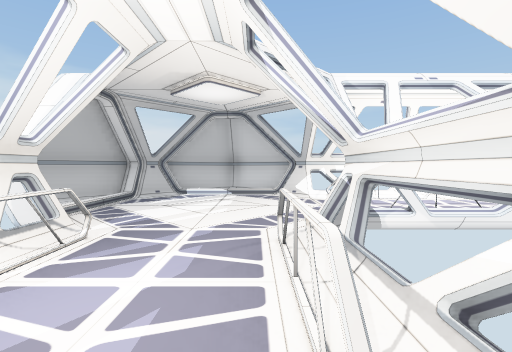
View 1 (above)

17 first-person views from a walk through a Unity game level. The camera is 1.2 m above the floor, tilts 2° down and sees 85° across. The floor is counted in squares, 2 m on a side. Each view is taken from the middle of a square. On the plan, view 1 faces up. The plan holds only what a view shows up to about 9 squares ahead; the rest is blank. The place goes on beyond the plan. Some animated figures are not drawn.

View 2
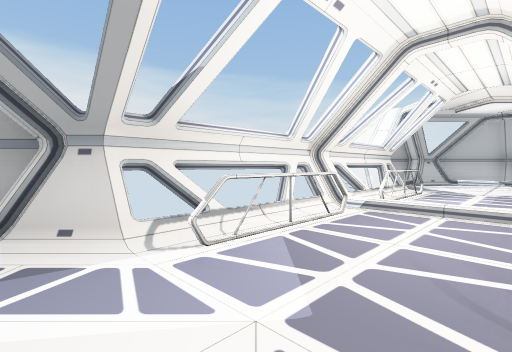

View 3
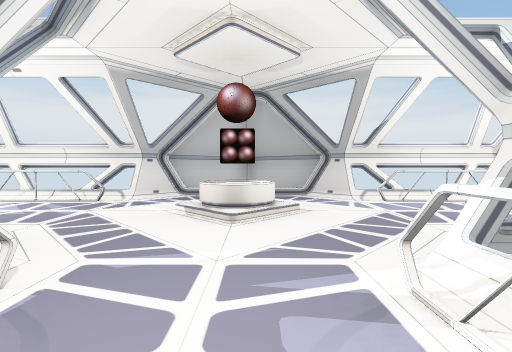

View 4
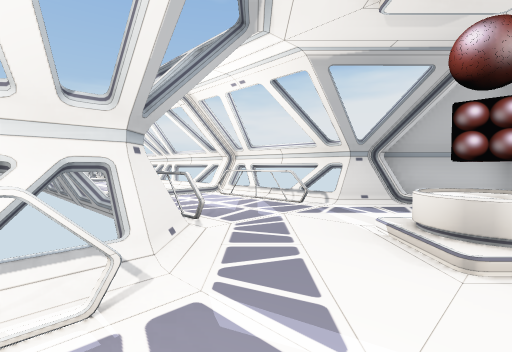

View 5
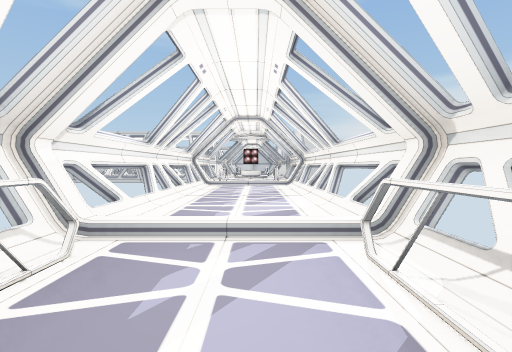

View 6
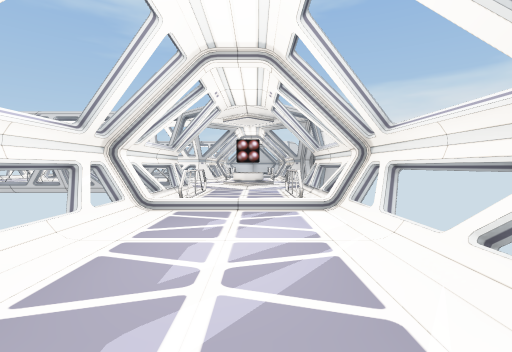

View 7
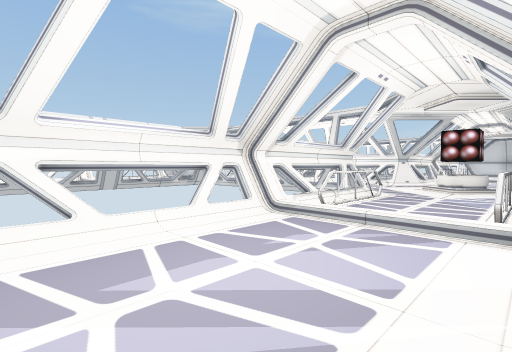

View 8
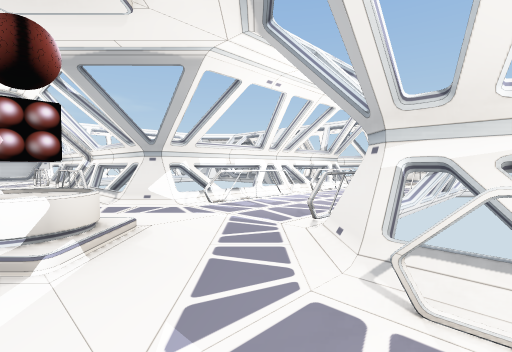

View 9
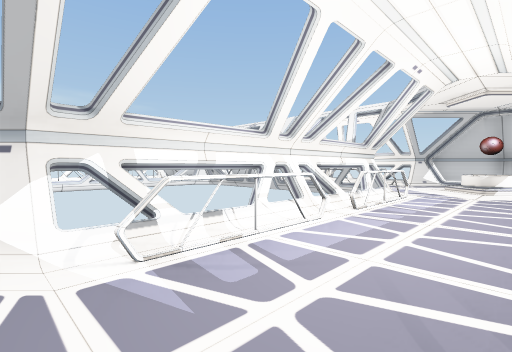

View 10
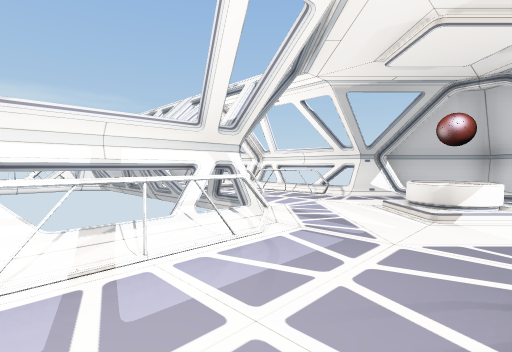

View 11
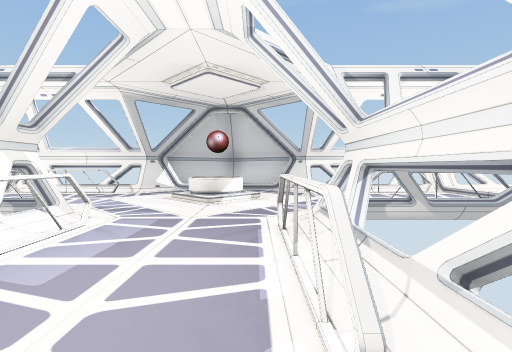

View 12
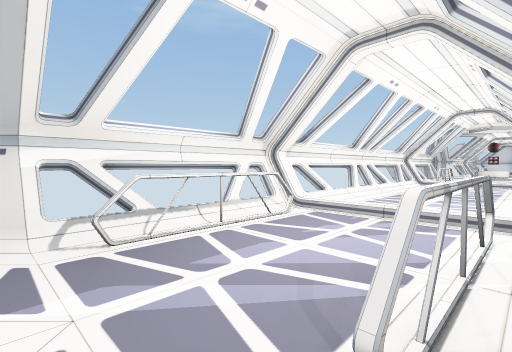

View 13
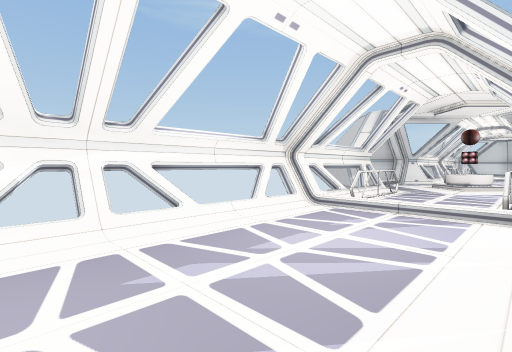

View 14
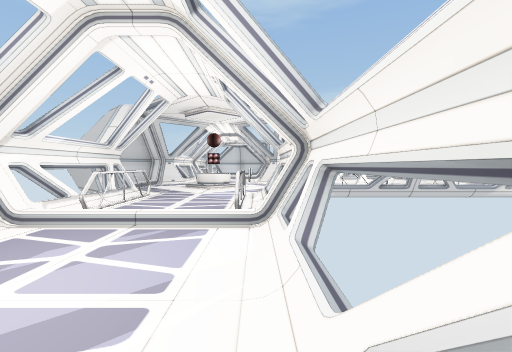

View 15
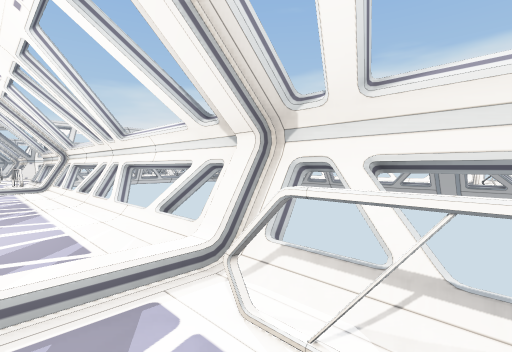

View 16
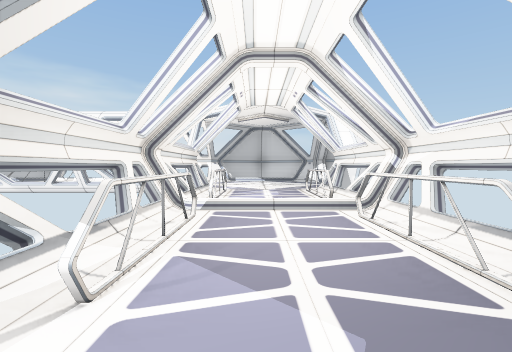

View 17
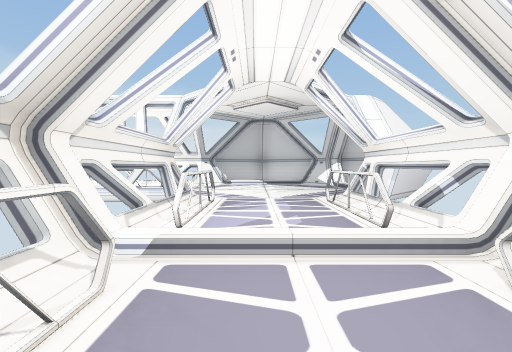

### Floor plan
Key: @ floor where view 1 was taken; # wall or solid block; . floor; / step, stairs or slope; C column; P podium; O other object.
Columns run from 5 left of view 1 to 14 right of it. Each row starts with its distance up from view 1.
 10     O
  9    OOO
  8   CC  C
  7  OCC  C#####O
  6  O    ..O..O      O
  5        ...        OO
  4  OC    OO#OO#    CO
  3   C#..O#    ##..OC
  2   #O.O##    #O.O#
  1   #O..#     #O..#
  0   CC/@C     CC//C
 -1   #O..#     #O..#
 -2   #O.O##    #O.O#
 -3   O#..O#######..OC
 -4  OC  ..OO#OO# .  CO
 -5 O   P........     OO
 -6 OO    ..O..O.     O
 -7  OOC..O#####O...CC
 -8   #O..##   ##O..#
 -9   #O.O#     #O.O#
-10   #C..C     #C..C
-11   ##..#     ##..#
-12   #/..#     #/..#
-13   #/..#     #/..#
-14   #/..#     #/..#
-15   #/..#     #/..#
-16   #/..#     #/..#
-17   CC//C     CC//C
-18   #O..#     #O..#
-19   #O.O##    #O.O#
-20   O#..O###  ##..OC
-21   C   .OO#       CO

Where each view was taken, in squares from view 1:
view 1: 0 up, 0 right, facing up
view 2: 4 down, 0 right, facing up-left
view 3: 5 down, 3 right, facing left
view 4: 5 down, 2 right, facing down-left
view 5: 8 down, 1 left, facing down
view 6: 13 down, 1 left, facing down
view 7: 14 down, 2 left, facing down-right
view 8: 8 down, 1 left, facing up-right
view 9: 6 down, 1 right, facing up-right
view 10: 6 down, 5 right, facing up-right
view 11: 6 down, 4 right, facing right
view 12: 7 down, 8 right, facing down-right
view 13: 13 down, 8 right, facing down-right
view 14: 14 down, 8 right, facing down
view 15: 9 down, 9 right, facing down-left
view 16: 4 down, 9 right, facing up
view 17: 2 down, 9 right, facing up
